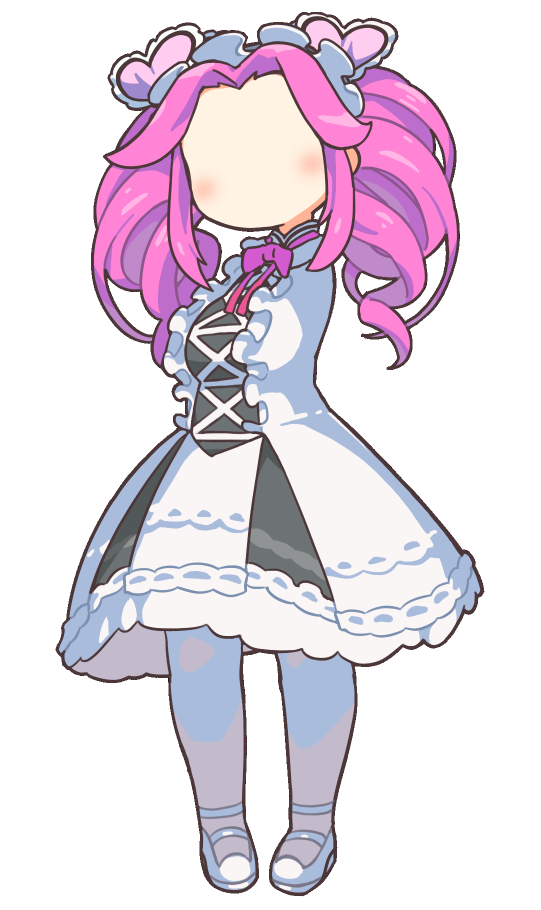
#> input picture assets/portraits/四国めたん/体.png, 1082 x 1820 px (shown at 1/2 size)
$ python -i soccer_voices.py   (imports and definitions only)
#> lines starting #> are read from the running program, lines starting #| are printed output that depends on the picture
### scripts/short_common.py
"""ショート専用の締め・切替音・重複字幕。長編や配信からは呼ばない。"""
import copy
import functools
import json
import math
import unicodedata
from pathlib import Path

import metan_tone

# 締めで高評価・登録をお願いする（11/16 本人「ショートの最後に高評価とか登録よびかけ、ほしいよね」）。
OUTRO_TEXT = metan_tone.SHORT_OUTRO
OUTRO_LINE = '毎日 MLB・欧州サッカー'
OUTRO_CTA = '高評価・チャンネル登録で応援を'
OUTRO_SECONDS = 2.0
OUTRO_MAX_SECONDS = 3.2


# [21 lines left out: function prepare, not called in this run]


def narration(builder):
    # [4 lines left out: function wrapped, not called in this run]
    return wrapped


# [60 lines left out: functions duration, transition_cues, add_audio, normalized, duplicate_caption, not called in this run]

### scripts/metan_tone.py
"""四国めたんの台詞の語尾。散歩 sanpo/gobi.py の BAD / FIX 方式を参照。"""
import os
import re


GUIDANCE = (
    "四国めたんは柔らかい口調で、語尾は「のよ」「よ」「わ」「わね」「かしら」「しましょう」。"
    "「です」「ます」「でした」「ました」「でしょう」「ください」「だよ」「だね」「しよう」は使わない。"
    "ずんだもんは「のだ」口調で、視聴者がその場で感じる疑問・驚き・突っ込みを先に言う。"
    "めたんは確認済みの数字で答え、ずんだもんは数字を聞いて自分の予想を問いとして返せる。"
    "話をつなぐだけの「見えてきたのだ」や答えの言い直しは使わない。"
    "意外な表情を指定するときは、次か次の次の台詞で理由を分かるようにする。"
)
# ショートの締め。理由つきの4種を日本時間の日付で日替わり（本人 11/28「登録や高評価への誘導も」）。
# どれも実測3.2秒以内（めたん 1.8〜2.1秒、雨衣の敬語 1.95〜2.46秒、11/28 VOICEVOX 0.25.2）。
# 1日の中では全部同じ文（台本の検査と画面が同じ文を前提にしているため）。
OUTROS = (
    ('高評価と登録、よろしくね。', '高評価と登録、お願いします。'),
    ('明日の数字も見るなら、登録してね。', '明日の数字も見るなら、登録をお願いします。'),
    ('なるほどと思ったら、高評価してね。', 'なるほどと思ったら、高評価をお願いします。'),
    ('毎日の数字は、登録して追ってね。', '毎日の数字は、登録して追ってください。'),
)


def outro_index(day=None):
    """本番（GitHub の流れ）だけ日替わり。手元と試験（COLLESPO_OUTRO_ROTATE=off）は最初の文。"""
    if day is None:
        if os.getenv('GITHUB_ACTIONS') != 'true' or os.getenv('COLLESPO_OUTRO_ROTATE', 'on') == 'off':
            return 0
        from datetime import datetime, timedelta, timezone
        day = datetime.now(timezone(timedelta(hours=9))).date()
    return day.toordinal() % len(OUTROS)


SHORT_OUTRO, POLITE_SHORT_OUTRO = OUTROS[outro_index()]
END = r"(?=[ \t]*(?:[。！？!?…\n]|$))"
BAD = re.compile(
    r"(?:です(?:ね|よ|か)?|ます(?:ね|よ|か)?|でした(?:ね|よ|か)?|ました(?:ね|よ|か)?"
    r"|(?<!ま)でしょう(?:か|ね)?|ください(?:ね|よ)?|(?<!ま)だよね?|(?<!ま)だね|しよう(?:か|ね)?)" + END
)
FIX = tuple((re.compile(pattern + END), replacement) for pattern, replacement in (
    (r"どうでしょうか?", "どうかしら"),
    (r"でしょう(?:か|ね)?", "かしら"),
    (r"ていました", "ていたわ"),
    (r"ています", "ているわ"),
    (r"ていましたね", "ていたわね"),
    (r"てください(?:ね)?", "てね"),
    (r"上回ります", "上回るわ"),
    (r"上回りました", "上回ったわ"),
    (r"勝ちました", "勝ったわ"),
    (r"敗れました", "敗れたわ"),
    (r"引き分けました", "引き分けたわ"),
    (r"話しました", "話したわ"),
    (r"決めました", "決めたわ"),
    (r"認められました", "認められたわ"),
    (r"しました", "したわ"),
    (r"紹介します", "紹介するわ"),
    (r"お伝えします", "お伝えするわ"),
    (r"対戦します", "対戦するわ"),
    (r"見ていきます", "見ていくわ"),
    (r"毎日追います", "毎日追っていくわ"),
    (r"振り返ります", "振り返るわ"),
    (r"並べます", "並べるわ"),
    (r"見ます", "見るわ"),
    (r"決まります", "決まるわ"),
    (r"勝ち上がります", "勝ち上がるわ"),
    (r"数えません", "数えないわ"),
    (r"出しません", "出さないわ"),
    (r"はしません", "はしないわ"),
    (r"追いつきました", "追いついたわ"),
    (r"勝ち越しました", "勝ち越したわ"),
    (r"守り切りました", "守り切ったわ"),
    (r"返しました", "返したわ"),
    (r"加えました", "加えたわ"),
    (r"終えました", "終えたわ"),
    (r"挙げました", "挙げたわ"),
    (r"始まります", "始まるわ"),
    (r"並びます", "並ぶわ"),
    (r"立ちます", "立つわ"),
    (r"がいます", "がいるわ"),
    # 「下にいます」「首位にいます」も直す（11/25 19:00 の回が sanity で止まった）。「思います」は対象外。
    (r"([にでもは])います", r"\1いるわ"),
    (r"(\d人)います", r"\1いるわ"),
    # 置き換え後の文に別の規則が掛からないよう、「だよ」系を「です」系より前に置く（まだです→まだよ→まよ を防ぐ）。
    (r"なんだよ", "なのよ"),
    (r"んだよ", "のよ"),
    (r"ん(?:だよね|だね)", "のね"),
    (r"(?<!ま)だよね|(?<!ま)だね", "ね"),
    (r"(?<!ま)だよ", "よ"),
    (r"なんです(?:ね|よ)?", "なのよ"),
    (r"残留争いです", "残留争いなのよ"),
    (r"なのです(?:ね|よ)?", "なのよ"),
    (r"のです(?:ね|よ)?", "のよ"),
    (r"でした(?:ね|よ)?", "だったわ"),
    (r"ですね", "ね"),
    (r"ですか", "かしら"),
    (r"です(?:よ)?", "よ"),
    (r"しよう(か?)", r"しましょう\1"),
))


# [78 lines left out: functions _parts, problems, fix, _literal_quote, metan_enabled, check and 1 more, not called in this run]

### scripts/soccer_voices.py
"""公式ハイライトの名前つきコメント。3件未満・訳の照合未了なら作らない。"""

import short_common
import argparse
from datetime import datetime, timedelta, timezone
import hashlib
import json
import os
from pathlib import Path
import re
import sys
import tempfile
import unicodedata

ROOT = Path(__file__).resolve().parents[1]
sys.path.insert(0, str(ROOT))
import notability_engine as ne
import local_voices as lv
from press_names import press_title

MIN_NAMED, MAX_VOICES, TRANSLATE_AT_MOST = 3, 4, 8
SPEECH_LIMIT = 225
LIMIT = 40
LABEL = '現地の声（翻訳）'
FICTION = '見本用の架空のコメント（実在の投稿ではありません）'
EXTRA = {'久保建英': ['Take Kubo', 'Takefusa'], '鈴木彩艶': ['Zion', '鈴木ザイオン'],
         '三笘薫': ['Kaoru'], '冨安健洋': ['Tomi', 'Tommy'], '堂安律': ['Ritsu'], '南野拓実': ['Taki']}
COMMON = {'Uno', 'Sano', 'Seko', 'Ito', 'Sato', 'Goto', 'Ueda', 'Saito'}
ABUSE = (r'\bidiot', r'\bstupid', r'\bmoron', r'\btrash\b', r'\bgarbage\b', r'\bclown',
         r'\bdisgrace', r'\bf+u+c*k', r'\bsh[i1]t', r'\bbastard', r'\bdumb', r'\bmonkey',
         r'\bchink', r'\bjap\b', r'\bnip\b', r'\bscemo', r'\bidiota', r'\bstronz', r'\bcoglion',
         r'\bmierda', r'\bputa', r'\bgilipollas', r'\bschei(ss|ß)', r'\barschloch', r'\bconnard',
         r'\bmerde\b', r'\bnul\b', r'\bgo back to\b', r'\bdeport', r'\bkill\b',
         '死ね', '消えろ', 'バカ', '馬鹿', 'ゴミ', '役立たず')


def _fold(text):
    return ''.join(c for c in unicodedata.normalize('NFKD', str(text))
                   if not unicodedata.combining(c)).casefold()


# [62 lines left out: functions load_names, players_in_match, _tokens, names_in, not called in this run]


def is_abusive(text):
    return bool(re.search(r'(^|\s)@\w+', text)) or any(re.search(p, _fold(text)) for p in ABUSE)


# [31 lines left out: functions select, numbers, kanji_number, not called in this run]


# Separate concepts: mentioning an assist does not authorize inventing a goal.
EVENTS = {'得点': (r'ゴール|得点|決勝点', r'\b(goal\w*|gol\w*|tor\w*|but\w*|scor\w*|reti|rete)\b|ゴール|得点'),
          'アシスト': (r'アシスト', r'\b(assist\w*|vorlage\w*|passe decisive)\b|アシスト'),
          '退場': (r'退場|レッドカード', r'\b(red card|sent off|rosso|rote karte|carton rouge|expuls\w*)\b|退場'),
          '警告': (r'イエローカード|警告', r'\b(yellow card|booked|giallo|gelbe karte|carton jaune)\b|警告')}


# [106 lines left out: functions check_translation, review_hash, approved, review_translations, spoken_names, eligible, not called in this run]


def title_for(player, video):
    return press_title(f"{player}に現地ファンは何と言ったか｜{video['matchup_jp']}")


# [42 lines left out: functions narration, empty, build_script, not called in this run]


def validate_data(data,*,publish=False):
    if publish and (data.get('sample_fictional') or not data.get('can_make')):
        raise ValueError('架空の見本・材料不足の回は投稿しません')
    if not data.get('can_make'): return
    players=players_in_match(data['video'],load_names())
    if not MIN_NAMED <= len(data['voices']) <= MAX_VOICES: raise ValueError('名前つきの声は3〜4件')
    if data['star'] not in [p['name_jp'] for p in players]: raise ValueError('主役がこの試合の名簿にありません')
    expected=eligible(data['voices'],players)
    if expected != data['voices']: raise ValueError('未照合の訳・批判・曖昧な名前・重複')
    if len(data['video'].get('clubs',[])) != 2 or not data['video'].get('matchup_jp'): raise ValueError('対戦不明')
    if not data.get('sample_fictional') and not re.fullmatch(r'[\w-]{11}',data['video'].get('video_id','')):
        raise ValueError('公式ハイライトの動画ID不明')
    if data.get('sample_fictional') and data.get('video_url'): raise ValueError('見本に実在投稿のURLを付けない')
    if sum(len(s['text']) for s in narration(data)['segments']) > SPEECH_LIMIT: raise ValueError('40秒の原稿予算超過')
    if data['title'] != ('【架空の見本】' if data.get('sample_fictional') else '')+title_for(data['star'],data['video']):
        raise ValueError('題と材料が違う')


# [59 lines left out: functions sample_input, build, description_lines, main, not called in this run]


# [1 line not run here, left out]

>>> import cv2
>>> picture = cv2.imread('../assets/portraits/四国めたん/体.png', cv2.IMREAD_GRAYSCALE)
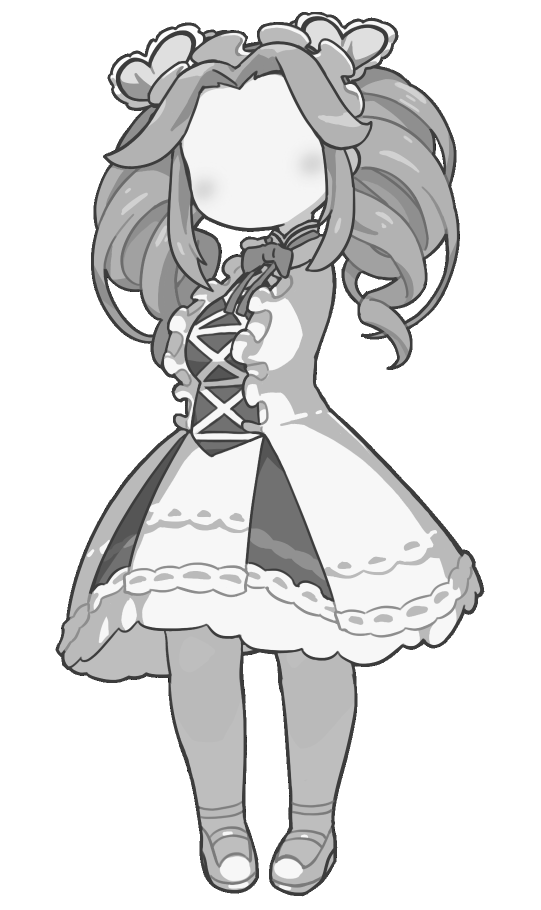
#> picture: shape (1820, 1082) (shown at 1/2 size); min 0, max 255, mean 221.7
>>> result = validate_data(picture)
#> (the run stopped early here; a loop or call above may not have finished)
